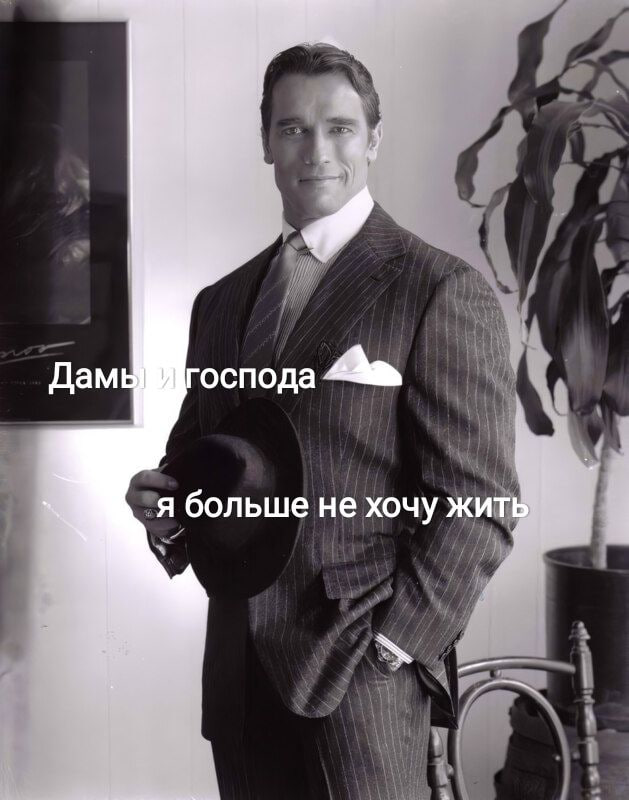
#> input picture imgs/img42.jpg, 629 x 800 px
$ python chi-tomas.py
#> lines starting #> are read from the running program, lines starting #| are printed output that depends on the picture
### lab9/common.py
from typing import Callable

import cv2
import cv2 as cv
import numpy as np


class Model:
    on_values_changed: Callable[['Model'], None] = None


def clip_image(image: np.ndarray, max_size: tuple[int, int]) -> np.ndarray:
    target_width, target_height = max_size
    height, width = image.shape[0], image.shape[1]

    if width >= target_width:
        width, height = target_width, height * target_width // width
        image = cv.resize(image, (width, height))

    height, width = image.shape[0], image.shape[1]

    if height >= target_height:
        width, height = width * target_height // height, target_height
        image = cv.resize(image, (width, height))

    return image


def warp_perspective(image: np.ndarray) -> np.ndarray:
    hh, ww = image.shape[:2]

    # specify input coordinates for corners of red quadrilateral in order TL, TR, BR, BL as x,
    in_ = np.float32([[680, 630], [860, 520], [836, 700], [660, 810]])

    # get top and left dimensions and set to output dimensions of red rectangle
    width = round(np.hypot(in_[0, 0] - in_[1, 0], in_[0, 1] - in_[1, 1]))
    height = round(np.hypot(in_[0, 0] - in_[3, 0], in_[0, 1] - in_[3, 1]))
    # print("width:", width, "height:", height)

    # set upper left coordinates for output rectangle
    x = in_[0, 0]
    y = in_[0, 1]

    # specify output coordinates for corners of red quadrilateral in order TL, TR, BR, BL as x,
    output = np.float32([[x, y], [x + width - 1, y], [x + width - 1, y + height - 1], [x, y + height - 1]])

    # compute perspective matrix
    matrix = cv.getPerspectiveTransform(in_, output)
    # print(matrix)

    # do perspective transformation setting area outside input to black
    # Note that output size is the same as the input image size
    return cv.warpPerspective(
        image, matrix, (ww, hh), cv.INTER_LINEAR,
        borderMode=cv.BORDER_CONSTANT, borderValue=(0, 0, 0)
    )


def get_input_data(img_path: str) -> tuple[cv.typing.MatLike, cv2.typing.MatLike]:
    image = cv.imread(img_path, 0)
    image = clip_image(image, (600, 600))
    warped_image = warp_perspective(image)
    return image, warped_image


def get_model_update(window_name: str,
                     warped_window_name: str,
                     draw_corners: Callable,
                     image: cv.typing.MatLike,
                     warped_image: cv.typing.MatLike) -> Callable:
    def update(model: Model) -> None:
        cv.imshow(window_name, draw_corners(image, image.copy(), model))
        cv.imshow(warped_window_name, draw_corners(warped_image, warped_image.copy(), model))

    return update


def corner_detection(image_path: str,
                     view_model: Model,
                     init_sliders: Callable[[str, Model], None],
                     draw_corners: Callable[[cv.typing.MatLike, cv.typing.MatLike, Model], np.ndarray]) -> None:
    image, warped_image = get_input_data(image_path)
#> in warp_perspective, `return cv.warpPerspective( image, matrix, (ww, hh), cv.INTER_LINEAR, b..`:
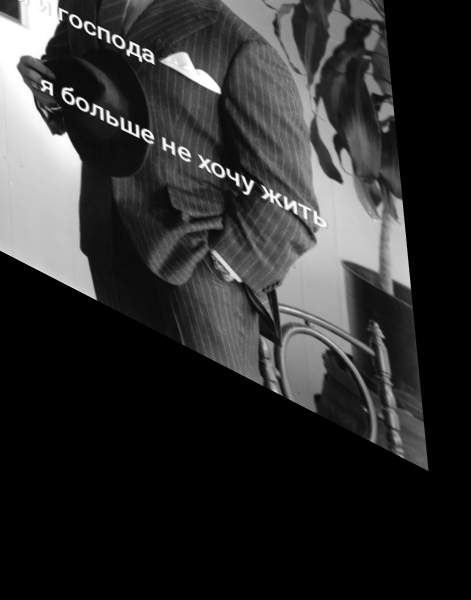
#> returned value: shape (600, 471); min 0, max 255, mean 47

    window_name = 'img'
    cv.namedWindow(window_name, cv.WINDOW_GUI_EXPANDED)

    warped_window_name = 'warped_img'
    cv.namedWindow(warped_window_name, cv.WINDOW_GUI_EXPANDED)

    view_model.on_values_changed = get_model_update(window_name,
                                                    warped_window_name,
                                                    draw_corners,
                                                    image,
                                                    warped_image)

    sliders_window_name = 'sliders'
    cv.namedWindow(sliders_window_name)

    init_sliders(sliders_window_name, view_model)

    cv.waitKey(0)
    cv.destroyAllWindows()

### lab9/chi-tomas.py
from __future__ import annotations

from typing import Callable

import cv2 as cv
import numpy as np

from lab9.common import corner_detection


class ChiTomasViewModel:
    on_values_changed: Callable[[ChiTomasViewModel], None]

    maxCorners: int = 10
    qualityLevel: float = 0.01
    minDistance: float = 10.0

    def set_maxCorners(self, value: int) -> None:
        self.maxCorners = max(1, value)
        self.on_values_changed(self)
#> in update, `cv.imshow(window_name, draw_corners(image, image.copy(), model))`:
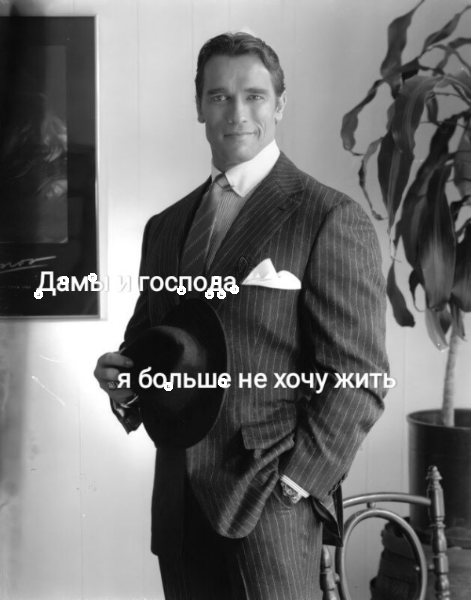
#> window 'img': shape (600, 471); min 4, max 255, mean 111.9
#> in update, `cv.imshow(warped_window_name, draw_corners(warped_image, warped_image...`:
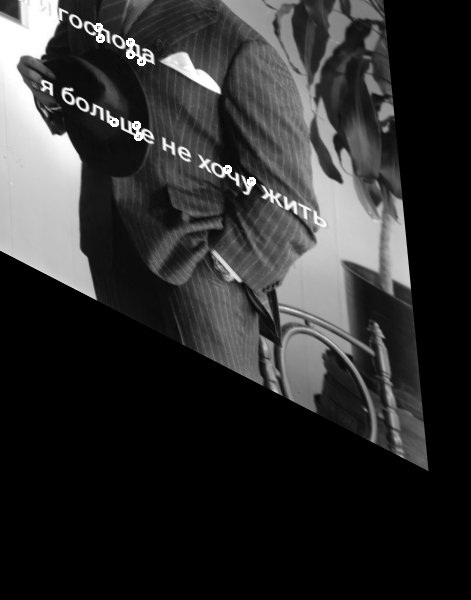
#> window 'warped_img': shape (600, 471); min 0, max 255, mean 47.3

    def set_qualityLevel(self, value_times_1000: int) -> None:
        self.qualityLevel = max(1e-5, value_times_1000 / 1000)
        self.on_values_changed(self)

    def set_minDistance(self, value: int) -> None:
        self.minDistance = max(1.0, float(value))
        self.on_values_changed(self)


def draw_corners(image_gray: np.ndarray, target: np.ndarray, view: ChiTomasViewModel) -> np.ndarray:
    corners = cv.goodFeaturesToTrack(image_gray, view.maxCorners, view.qualityLevel, view.minDistance)
    if corners is None:
        return target

    for i in corners:
        x, y = i.ravel().astype('int32')
        target = cv.circle(target, (x, y), radius=3, color=(255, 64, 64), thickness=2)

    return target


def init_sliders(sliders_window_name: str, view_model: ChiTomasViewModel) -> None:
    cv.createTrackbar('max_corners',
                      sliders_window_name,
                      view_model.maxCorners,
                      100,
                      view_model.set_maxCorners)

    cv.createTrackbar('quality_level',
                      sliders_window_name,
                      int(1000 * view_model.qualityLevel),
                      1000,
                      view_model.set_qualityLevel)

    cv.createTrackbar('min_dist',
                      sliders_window_name,
                      int(view_model.minDistance),
                      100,
                      view_model.set_minDistance)


if __name__ == '__main__':
    corner_detection(image_path='../imgs/img42.jpg',
                     view_model=ChiTomasViewModel(),
                     init_sliders=init_sliders,
                     draw_corners=draw_corners)
